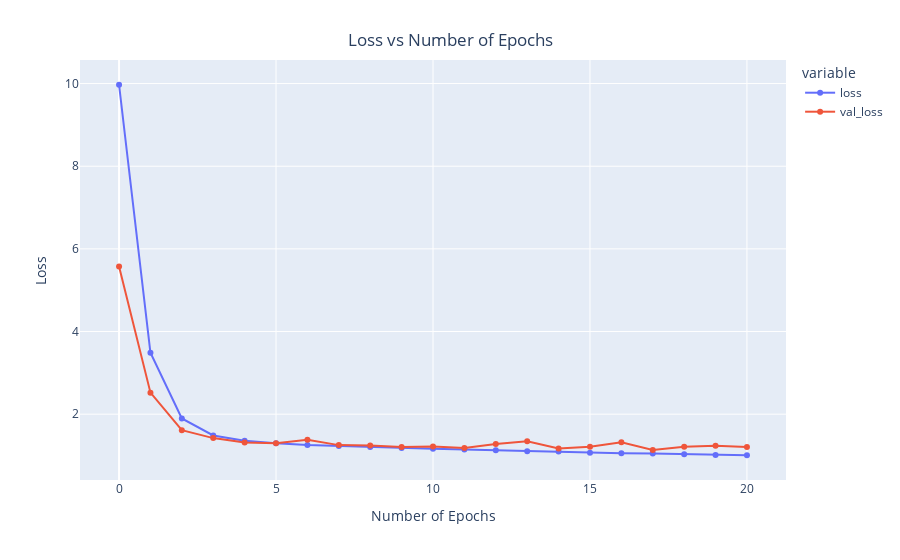

The cell this chart's notebook holds for it:
### Code cell
x = px.line(data_frame= history , 
            y= ["loss" , "val_loss"] , markers = True )
x.update_xaxes(title="Number of Epochs")
x.update_yaxes(title = "Loss")
x.update_layout(showlegend = True,
    title = {
        'text': 'Loss vs Number of Epochs',
        'y':0.94,
        'x':0.5,
        'xanchor': 'center',
        'yanchor': 'top'})
x.show()

### Figure 1 — Plotly figure (JSON) as saved in the notebook; plotly's stock layout.template omitted (floating-point values rounded to 4 significant figures)
{"data": [{"hovertemplate": "variable=loss<br>index=%{x}<br>value=%{y}<extra></extra>", "legendgroup": "loss", "line": {"color": "#636efa", "dash": "solid"}, "marker": {"symbol": "circle"}, "mode": "lines+markers", "name": "loss", "orientation": "v", "showlegend": true, "type": "scatter", "x": [0, 1, 2, 3, 4, 5, 6, 7, 8, 9, 10, 11, 12, 13, 14, 15, 16, 17, 18, 19, 20], "xaxis": "x", "y": [9.971, 3.486, 1.897, 1.485, 1.357, 1.295, 1.255, 1.229, 1.206, 1.18, 1.164, 1.148, 1.129, 1.105, 1.097, 1.069, 1.053, 1.05, 1.029, 1.012, 1.006], "yaxis": "y"}, {"hovertemplate": "variable=val_loss<br>index=%{x}<br>value=%{y}<extra></extra>", "legendgroup": "val_loss", "line": {"color": "#EF553B", "dash": "solid"}, "marker": {"symbol": "circle"}, "mode": "lines+markers", "name": "val_loss", "orientation": "v", "showlegend": true, "type": "scatter", "x": [0, 1, 2, 3, 4, 5, 6, 7, 8, 9, 10, 11, 12, 13, 14, 15, 16, 17, 18, 19, 20], "xaxis": "x", "y": [5.574, 2.521, 1.612, 1.421, 1.316, 1.295, 1.38, 1.251, 1.24, 1.208, 1.218, 1.182, 1.278, 1.347, 1.168, 1.21, 1.321, 1.132, 1.211, 1.237, 1.204], "yaxis": "y"}], "layout": {"legend": {"title": {"text": "variable"}, "tracegroupgap": 0}, "margin": {"t": 60}, "showlegend": true, "title": {"text": "Loss vs Number of Epochs", "x": 0.5, "xanchor": "center", "y": 0.94, "yanchor": "top"}, "xaxis": {"anchor": "y", "domain": [0, 1], "title": {"text": "Number of Epochs"}}, "yaxis": {"anchor": "x", "domain": [0, 1], "title": {"text": "Loss"}}}}
